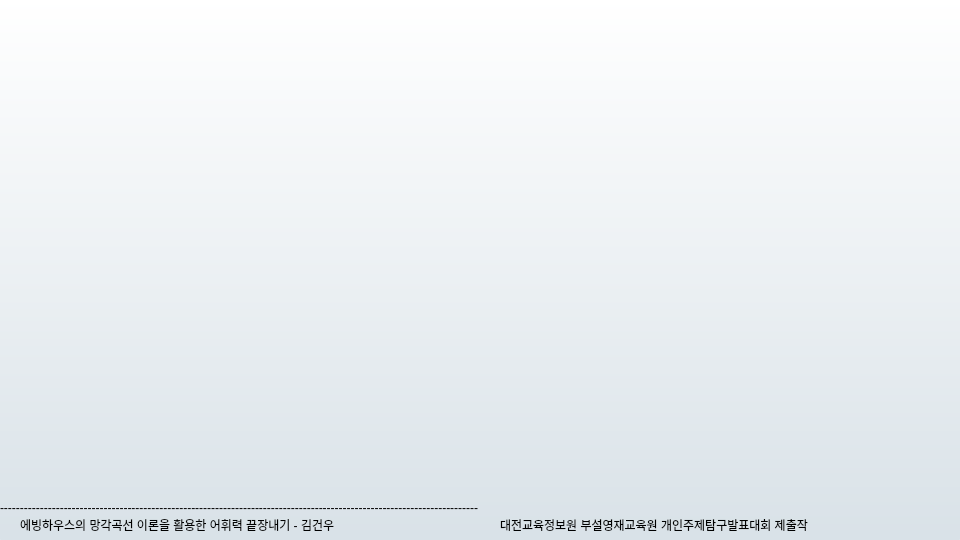
<?xml version="1.0" encoding="UTF-8"?>
<ui version="4.0">
 <class>mold_of_other_pages</class>
 <widget class="QDialog" name="mold_of_other_pages">
  <property name="geometry">
   <rect>
    <x>0</x>
    <y>0</y>
    <width>960</width>
    <height>540</height>
   </rect>
  </property>
  <property name="windowTitle">
   <string>Dialog</string>
  </property>
  <widget class="QPushButton" name="Background_image">
   <property name="geometry">
    <rect>
     <x>-2</x>
     <y>-2</y>
     <width>964</width>
     <height>544</height>
    </rect>
   </property>
   <property name="sizePolicy">
    <sizepolicy hsizetype="Preferred" vsizetype="Preferred">
     <horstretch>0</horstretch>
     <verstretch>0</verstretch>
    </sizepolicy>
   </property>
   <property name="text">
    <string/>
   </property>
   <property name="icon">
    <iconset resource="Background_image_qrc_file.qrc">
     <normaloff>:/BGI_sets/Second_bgi.jpg</normaloff>:/BGI_sets/Second_bgi.jpg</iconset>
   </property>
   <property name="iconSize">
    <size>
     <width>960</width>
     <height>540</height>
    </size>
   </property>
  </widget>
  <widget class="QLabel" name="show_label1">
   <property name="geometry">
    <rect>
     <x>0</x>
     <y>500</y>
     <width>960</width>
     <height>15</height>
    </rect>
   </property>
   <property name="text">
    <string>------------------------------------------------------------------------------------------------------------------------</string>
   </property>
  </widget>
  <widget class="QLabel" name="show_label2">
   <property name="geometry">
    <rect>
     <x>20</x>
     <y>517</y>
     <width>480</width>
     <height>15</height>
    </rect>
   </property>
   <property name="text">
    <string>에빙하우스의 망각곡선 이론을 활용한 어휘력 끝장내기 - 김건우</string>
   </property>
  </widget>
  <widget class="QLabel" name="show_label3">
   <property name="geometry">
    <rect>
     <x>500</x>
     <y>517</y>
     <width>440</width>
     <height>15</height>
    </rect>
   </property>
   <property name="text">
    <string>대전교육정보원 부설영재교육원 개인주제탐구발표대회 제출작</string>
   </property>
  </widget>
 </widget>
 <resources>
  <include location="Background_image_qrc_file.qrc"/>
 </resources>
 <connections/>
</ui>
